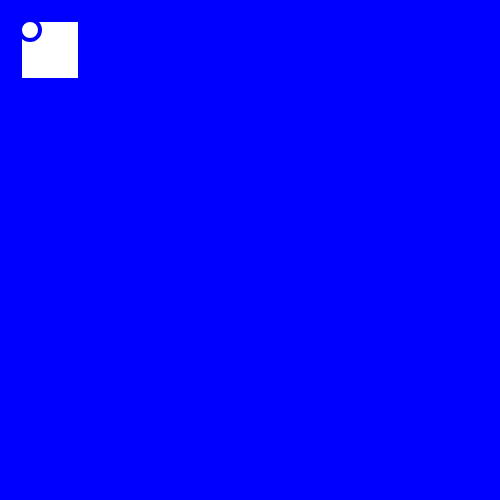
Frame 1 (no input)
Frame 60 (no input): identical to frame 1, image omitted
Frame 120 (the mouse pressed at the canvas centre since frame 60): identical to frame 1, image omitted

The p5.js sketch that drew this single still picture (run headless with seeded random() and noise() and a simulated clock; from frame 60 on, the mouse is pressed at the canvas centre):

// p5.js sketch
// ── sketch.js
function setup() {
    // put setup code here
  createCanvas(500,500);
  background(color(0, 0, 255));
}




function draw() {
  // put drawing code here
    // p5 Color object
stroke(color(0, 0, 255));
strokeWeight(4);
rect(20, 20, 60, 60);
    circle(30, 30, 20);
}
